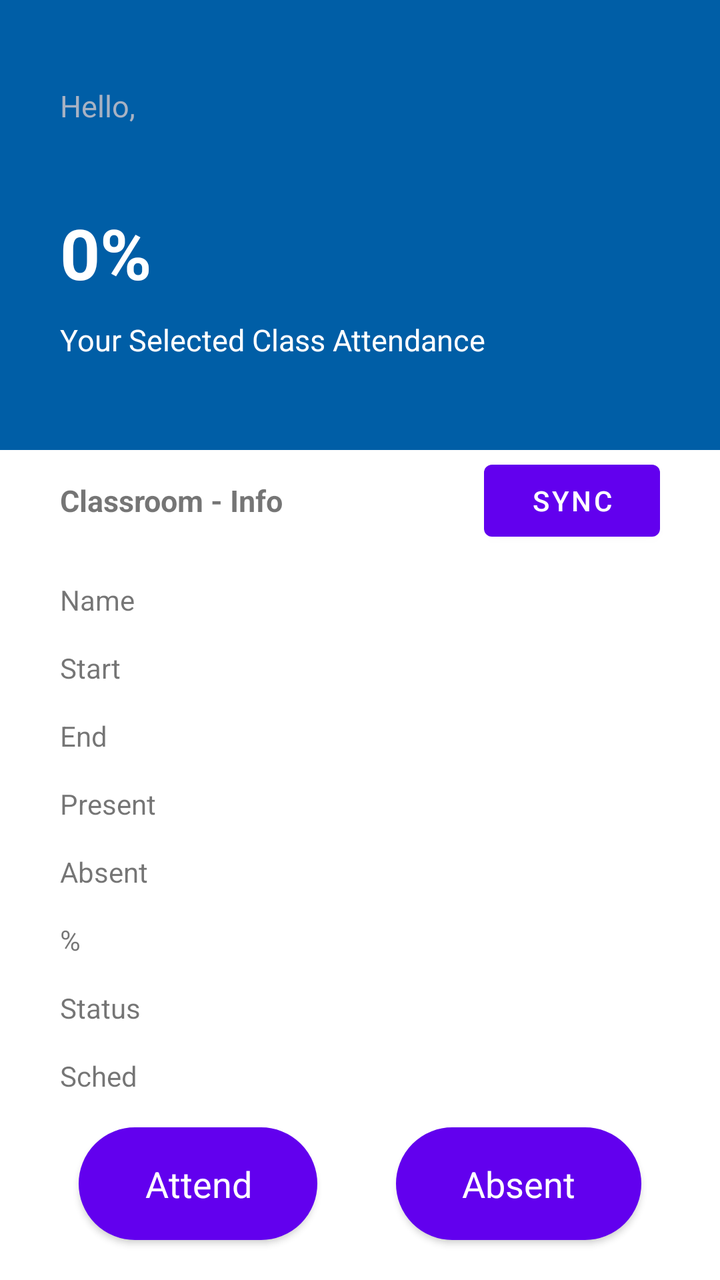
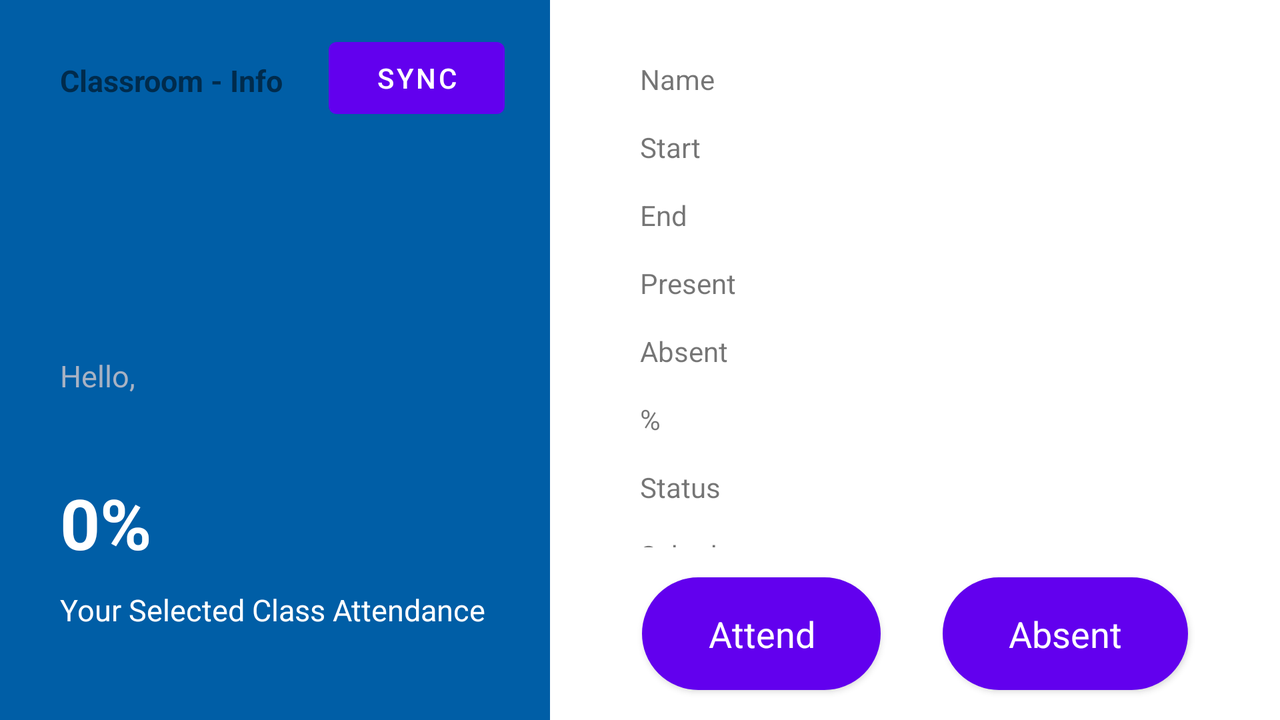

One screen, two layout resources from the same app: the default and the repository's alternative for another configuration. Each is rendered where Android would select it; the XML of both is given below.
<!-- AndroidManifest.xml: application theme Theme.RClass -->
<!-- res/layout/fragment_classroom_info.xml -->
<?xml version="1.0" encoding="utf-8"?>
<androidx.constraintlayout.widget.ConstraintLayout xmlns:android="http://schemas.android.com/apk/res/android"
    xmlns:app="http://schemas.android.com/apk/res-auto"
    xmlns:tools="http://schemas.android.com/tools"
    android:id="@+id/fragmentClassroomInfo"
    android:layout_width="match_parent"
    android:layout_height="match_parent"
    tools:context=".fragment.ClassroomInfoFragment">

    <Button
        android:id="@+id/buttonAttendClass"
        android:layout_width="wrap_content"
        android:layout_height="wrap_content"
        android:layout_marginBottom="20dp"
        android:background="@drawable/rounded_corner_button"
        android:onClick="onButtonAttendClassClicked"
        android:paddingLeft="33dp"
        android:paddingTop="10dp"
        android:paddingRight="33dp"
        android:paddingBottom="10dp"
        android:text="@string/attend_this_class"
        android:textAppearance="@style/TextAppearance.AppCompat.Medium"
        android:textColor="@color/white"
        app:layout_constraintBottom_toBottomOf="parent"
        app:layout_constraintEnd_toStartOf="@+id/buttonAbsentClass"
        app:layout_constraintHorizontal_bias="0.5"
        app:layout_constraintStart_toStartOf="parent" />

    <TextView
        android:id="@+id/textViewFormatExampleTitle3"
        android:layout_width="wrap_content"
        android:layout_height="wrap_content"
        android:layout_marginStart="30dp"
        android:layout_marginTop="15dp"
        android:text="@string/title_fragment_classroom_info"
        android:textAlignment="viewStart"
        android:textSize="15sp"
        android:textStyle="normal|bold"
        app:layout_constraintStart_toStartOf="parent"
        app:layout_constraintTop_toBottomOf="@+id/constraintLayoutHeaderDashboard" />

    <Button
        android:id="@+id/buttonAbsentClass"
        android:layout_width="wrap_content"
        android:layout_height="wrap_content"
        android:layout_marginBottom="20dp"
        android:background="@drawable/rounded_corner_button"
        android:onClick="onButtonAbsentClassClicked"
        android:paddingLeft="33dp"
        android:paddingTop="10dp"
        android:paddingRight="33dp"
        android:paddingBottom="10dp"
        android:text="@string/absent_this_class"
        android:textAppearance="@style/TextAppearance.AppCompat.Medium"
        android:textColor="@color/white"
        app:layout_constraintBottom_toBottomOf="parent"
        app:layout_constraintEnd_toEndOf="parent"
        app:layout_constraintHorizontal_bias="0.5"
        app:layout_constraintStart_toEndOf="@+id/buttonAttendClass" />

    <androidx.constraintlayout.widget.ConstraintLayout
        android:id="@+id/constraintLayoutHeaderDashboard"
        android:layout_width="match_parent"
        android:layout_height="225dp"
        android:background="@color/dark_blue"
        app:layout_constraintEnd_toEndOf="parent"
        app:layout_constraintStart_toStartOf="parent"
        app:layout_constraintTop_toTopOf="parent">

        <TextView
            android:id="@+id/textViewHeaderHello"
            android:layout_width="wrap_content"
            android:layout_height="wrap_content"
            android:layout_marginStart="30dp"
            android:layout_marginBottom="40dp"
            android:text="@string/hello"
            android:textColor="@color/fade_gray"
            android:textSize="15sp"
            app:layout_constraintBottom_toTopOf="@+id/textViewHeaderPercentage"
            app:layout_constraintStart_toStartOf="parent" />

        <TextView
            android:id="@+id/textViewHeaderUsername"
            android:layout_width="wrap_content"
            android:layout_height="wrap_content"
            android:layout_marginBottom="40dp"
            android:textColor="@color/fade_gray"
            android:textSize="15sp"
            android:textStyle="bold"
            app:layout_constraintBottom_toTopOf="@+id/textViewHeaderPercentage"
            app:layout_constraintStart_toEndOf="@+id/textViewHeaderHello" />

        <TextView
            android:id="@+id/textViewHeaderTitle"
            android:layout_width="wrap_content"
            android:layout_height="wrap_content"
            android:layout_marginStart="30dp"
            android:layout_marginBottom="45dp"
            android:text="@string/header_title_selected"
            android:textColor="@color/white"
            android:textSize="15sp"
            app:layout_constraintBottom_toBottomOf="parent"
            app:layout_constraintStart_toStartOf="parent" />

        <TextView
            android:id="@+id/textViewHeaderPercentage"
            android:layout_width="wrap_content"
            android:layout_height="wrap_content"
            android:layout_marginStart="30dp"
            android:layout_marginBottom="10dp"
            android:text="@string/header_percentage"
            android:textColor="@color/white"
            android:textSize="35sp"
            android:textStyle="bold"
            app:layout_constraintBottom_toTopOf="@+id/textViewHeaderTitle"
            app:layout_constraintStart_toStartOf="parent" />
    </androidx.constraintlayout.widget.ConstraintLayout>

    <androidx.constraintlayout.widget.ConstraintLayout
        android:id="@+id/constraintLayoutClassroomInfo"
        android:layout_width="match_parent"
        android:layout_height="0dp"
        android:layout_marginTop="15dp"
        android:layout_marginBottom="20dp"
        app:layout_constraintBottom_toTopOf="@+id/buttonAbsentClass"
        app:layout_constraintTop_toBottomOf="@+id/textViewFormatExampleTitle3"
        app:layout_constraintVertical_bias="1.0"
        tools:layout_editor_absoluteX="115dp">

        <TextView
            android:id="@+id/textViewValuePercentage"
            android:layout_width="wrap_content"
            android:layout_height="wrap_content"
            android:layout_marginTop="15dp"
            android:layout_marginEnd="30dp"
            android:textStyle="bold"
            app:layout_constraintEnd_toEndOf="parent"
            app:layout_constraintTop_toBottomOf="@+id/textViewValueAbsent" />

        <TextView
            android:id="@+id/textViewValueToday"
            android:layout_width="wrap_content"
            android:layout_height="wrap_content"
            android:layout_marginTop="15dp"
            android:layout_marginEnd="30dp"
            android:textStyle="bold"
            app:layout_constraintEnd_toEndOf="parent"
            app:layout_constraintTop_toBottomOf="@+id/textViewValuePercentage" />

        <TextView
            android:id="@+id/textViewValueSchedule"
            android:layout_width="wrap_content"
            android:layout_height="wrap_content"
            android:layout_marginTop="15dp"
            android:layout_marginEnd="30dp"
            android:textSize="10sp"
            android:textStyle="bold"
            app:layout_constraintEnd_toEndOf="parent"
            app:layout_constraintTop_toBottomOf="@+id/textViewValueToday" />

        <TextView
            android:id="@+id/textViewValuePresent"
            android:layout_width="wrap_content"
            android:layout_height="wrap_content"
            android:layout_marginTop="15dp"
            android:layout_marginEnd="30dp"
            android:textStyle="bold"
            app:layout_constraintEnd_toEndOf="parent"
            app:layout_constraintTop_toBottomOf="@+id/textViewValueEndDate" />

        <TextView
            android:id="@+id/textViewValueAbsent"
            android:layout_width="wrap_content"
            android:layout_height="wrap_content"
            android:layout_marginTop="15dp"
            android:layout_marginEnd="30dp"
            android:textStyle="bold"
            app:layout_constraintEnd_toEndOf="parent"
            app:layout_constraintTop_toBottomOf="@+id/textViewValuePresent" />

        <TextView
            android:id="@+id/textViewValueEndDate"
            android:layout_width="wrap_content"
            android:layout_height="wrap_content"
            android:layout_marginTop="15dp"
            android:layout_marginEnd="30dp"
            android:textStyle="bold"
            app:layout_constraintEnd_toEndOf="parent"
            app:layout_constraintTop_toBottomOf="@+id/textViewValueStartDate" />

        <TextView
            android:id="@+id/textViewValueStartDate"
            android:layout_width="wrap_content"
            android:layout_height="wrap_content"
            android:layout_marginTop="15dp"
            android:layout_marginEnd="30dp"
            android:textStyle="bold"
            app:layout_constraintEnd_toEndOf="parent"
            app:layout_constraintTop_toBottomOf="@+id/textViewValueName" />

        <TextView
            android:id="@+id/textViewLabelName"
            android:layout_width="wrap_content"
            android:layout_height="wrap_content"
            android:layout_marginStart="30dp"
            android:layout_marginTop="15dp"
            android:text="@string/label_classroom_name"
            app:layout_constraintStart_toStartOf="parent"
            app:layout_constraintTop_toTopOf="parent" />

        <TextView
            android:id="@+id/textViewLabelStartDate"
            android:layout_width="wrap_content"
            android:layout_height="wrap_content"
            android:layout_marginStart="30dp"
            android:layout_marginTop="15dp"
            android:text="@string/label_classroom_start_date"
            app:layout_constraintStart_toStartOf="parent"
            app:layout_constraintTop_toBottomOf="@+id/textViewLabelName" />

        <TextView
            android:id="@+id/textViewLabelEndDate"
            android:layout_width="wrap_content"
            android:layout_height="wrap_content"
            android:layout_marginStart="30dp"
            android:layout_marginTop="15dp"
            android:text="@string/label_classroom_end_date"
            app:layout_constraintStart_toStartOf="parent"
            app:layout_constraintTop_toBottomOf="@+id/textViewLabelStartDate" />

        <TextView
            android:id="@+id/textViewLabelPresent"
            android:layout_width="wrap_content"
            android:layout_height="wrap_content"
            android:layout_marginStart="30dp"
            android:layout_marginTop="15dp"
            android:text="@string/label_classroom_present"
            app:layout_constraintStart_toStartOf="parent"
            app:layout_constraintTop_toBottomOf="@+id/textViewLabelEndDate" />

        <TextView
            android:id="@+id/textViewLabelAbsent"
            android:layout_width="wrap_content"
            android:layout_height="wrap_content"
            android:layout_marginStart="30dp"
            android:layout_marginTop="15dp"
            android:text="@string/label_classroom_absent"
            app:layout_constraintStart_toStartOf="parent"
            app:layout_constraintTop_toBottomOf="@+id/textViewLabelPresent" />

        <TextView
            android:id="@+id/textViewLabelPercentage"
            android:layout_width="wrap_content"
            android:layout_height="wrap_content"
            android:layout_marginStart="30dp"
            android:layout_marginTop="15dp"
            android:text="@string/label_classroom_percentage"
            app:layout_constraintStart_toStartOf="parent"
            app:layout_constraintTop_toBottomOf="@+id/textViewLabelAbsent" />

        <TextView
            android:id="@+id/textViewLabelToday"
            android:layout_width="wrap_content"
            android:layout_height="wrap_content"
            android:layout_marginStart="30dp"
            android:layout_marginTop="15dp"
            android:text="@string/label_classroom_today"
            app:layout_constraintStart_toStartOf="parent"
            app:layout_constraintTop_toBottomOf="@+id/textViewLabelPercentage" />

        <TextView
            android:id="@+id/textViewLabelSchedule"
            android:layout_width="wrap_content"
            android:layout_height="wrap_content"
            android:layout_marginStart="30dp"
            android:layout_marginTop="15dp"
            android:text="@string/label_classroom_schedule"
            app:layout_constraintStart_toStartOf="parent"
            app:layout_constraintTop_toBottomOf="@+id/textViewLabelToday" />

        <TextView
            android:id="@+id/textViewValueName"
            android:layout_width="wrap_content"
            android:layout_height="wrap_content"
            android:layout_marginTop="15dp"
            android:layout_marginEnd="30dp"
            android:textStyle="bold"
            app:layout_constraintEnd_toEndOf="parent"
            app:layout_constraintTop_toTopOf="parent" />

    </androidx.constraintlayout.widget.ConstraintLayout>

    <Button
        android:id="@+id/buttonSyncWithCalendar"
        android:layout_width="wrap_content"
        android:layout_height="wrap_content"
        android:layout_marginEnd="30dp"
        android:text="@string/sync"
        app:layout_constraintBottom_toTopOf="@+id/constraintLayoutClassroomInfo"
        app:layout_constraintEnd_toEndOf="parent"
        app:layout_constraintTop_toBottomOf="@+id/constraintLayoutHeaderDashboard" />

</androidx.constraintlayout.widget.ConstraintLayout>
<!-- resources referenced by this layout -->
<resources>
  <color name="dark_blue">#FF005EA6</color>
  <color name="fade_gray">#FFA8B2C3</color>
  <color name="white">#FFFFFFFF</color>
  <!-- drawable rounded_corner_button (drawable-v24) -->
  <shape xmlns:android="http://schemas.android.com/apk/res/android">
      <stroke
          android:width="1dp"
          android:color="#243656" />
  
      <solid android:color="#fff" />
  
      <corners
          android:radius="5dp"
          android:topRightRadius="100dp"
          android:topLeftRadius="100dp"
          android:bottomRightRadius="100dp"
          android:bottomLeftRadius="100dp"
          />
  
  </shape>
  <string name="absent_this_class">Absent</string>
  <string name="attend_this_class">Attend</string>
  <string name="header_percentage">0%</string>
  <string name="header_title_selected">Your Selected Class Attendance</string>
  <string name="hello">Hello,  </string>
  <string name="label_classroom_absent">Absent</string>
  <string name="label_classroom_end_date">End</string>
  <string name="label_classroom_name">Name</string>
  <string name="label_classroom_percentage">%</string>
  <string name="label_classroom_present">Present</string>
  <string name="label_classroom_schedule">Sched</string>
  <string name="label_classroom_start_date">Start</string>
  <string name="label_classroom_today">Status</string>
  <string name="sync">Sync</string>
  <string name="title_fragment_classroom_info">Classroom - Info</string>
  <style name="Theme.RClass" parent="Theme.MaterialComponents.DayNight.DarkActionBar">
          
          <item name="colorPrimary">@color/purple_500</item>
          <item name="colorPrimaryVariant">@color/purple_700</item>
          <item name="colorOnPrimary">@color/white</item>
          
          <item name="colorSecondary">@color/teal_200</item>
          <item name="colorSecondaryVariant">@color/teal_700</item>
          <item name="colorOnSecondary">@color/black</item>
          
          <item name="android:statusBarColor" tools:targetApi="l">?attr/colorPrimaryVariant</item>
          
      </style>
  <color name="purple_500">#FF6200EE</color>
  <color name="purple_700">#FF3700B3</color>
  <color name="teal_200">#FF03DAC5</color>
  <color name="teal_700">#FF018786</color>
  <color name="black">#FF000000</color>
</resources>
<!-- res/layout-land/fragment_classroom_info.xml (the repository's variant of the layout above) -->
<!-- drawn on the phone turned sideways -->
<?xml version="1.0" encoding="utf-8"?>
<androidx.constraintlayout.widget.ConstraintLayout xmlns:android="http://schemas.android.com/apk/res/android"
    xmlns:app="http://schemas.android.com/apk/res-auto"
    xmlns:tools="http://schemas.android.com/tools"
    android:id="@+id/fragmentClassroomInfo"
    android:layout_width="match_parent"
    android:layout_height="match_parent"
    tools:context=".fragment.ClassroomInfoFragment">

    <Button
        android:id="@+id/buttonAttendClass"
        android:layout_width="wrap_content"
        android:layout_height="wrap_content"
        android:layout_marginStart="15dp"
        android:layout_marginBottom="15dp"
        android:background="@drawable/rounded_corner_button"
        android:onClick="onButtonAttendClassClicked"
        android:paddingLeft="33dp"
        android:paddingTop="10dp"
        android:paddingRight="33dp"
        android:paddingBottom="10dp"
        android:text="@string/attend_this_class"
        android:textAppearance="@style/TextAppearance.AppCompat.Medium"
        android:textColor="@color/white"
        app:layout_constraintBottom_toBottomOf="parent"
        app:layout_constraintEnd_toStartOf="@+id/buttonAbsentClass"
        app:layout_constraintHorizontal_bias="0.5"
        app:layout_constraintStart_toEndOf="@+id/constraintLayoutHeaderDashboard" />

    <Button
        android:id="@+id/buttonAbsentClass"
        android:layout_width="wrap_content"
        android:layout_height="wrap_content"
        android:layout_marginEnd="15dp"
        android:layout_marginBottom="15dp"
        android:background="@drawable/rounded_corner_button"
        android:onClick="onButtonAbsentClassClicked"
        android:paddingLeft="33dp"
        android:paddingTop="10dp"
        android:paddingRight="33dp"
        android:paddingBottom="10dp"
        android:text="@string/absent_this_class"
        android:textAppearance="@style/TextAppearance.AppCompat.Medium"
        android:textColor="@color/white"
        app:layout_constraintBottom_toBottomOf="parent"
        app:layout_constraintEnd_toEndOf="parent"
        app:layout_constraintHorizontal_bias="0.5"
        app:layout_constraintStart_toEndOf="@+id/buttonAttendClass" />

    <androidx.constraintlayout.widget.ConstraintLayout
        android:id="@+id/constraintLayoutHeaderDashboard"
        android:layout_width="275dp"
        android:layout_height="fill_parent"
        android:background="@color/dark_blue"
        app:layout_constraintStart_toStartOf="parent"
        app:layout_constraintTop_toTopOf="parent">

        <TextView
            android:id="@+id/textViewHeaderHello"
            android:layout_width="wrap_content"
            android:layout_height="wrap_content"
            android:layout_marginStart="30dp"
            android:layout_marginBottom="40dp"
            android:text="@string/hello"
            android:textColor="@color/fade_gray"
            android:textSize="15sp"
            app:layout_constraintBottom_toTopOf="@+id/textViewHeaderPercentage"
            app:layout_constraintStart_toStartOf="parent" />

        <TextView
            android:id="@+id/textViewHeaderUsername"
            android:layout_width="wrap_content"
            android:layout_height="wrap_content"
            android:layout_marginBottom="40dp"
            android:textColor="@color/fade_gray"
            android:textSize="15sp"
            android:textStyle="bold"
            app:layout_constraintBottom_toTopOf="@+id/textViewHeaderPercentage"
            app:layout_constraintStart_toEndOf="@+id/textViewHeaderHello" />

        <TextView
            android:id="@+id/textViewHeaderTitle"
            android:layout_width="wrap_content"
            android:layout_height="wrap_content"
            android:layout_marginStart="30dp"
            android:layout_marginBottom="45dp"
            android:text="@string/header_title_selected"
            android:textColor="@color/white"
            android:textSize="15sp"
            app:layout_constraintBottom_toBottomOf="parent"
            app:layout_constraintStart_toStartOf="parent" />

        <TextView
            android:id="@+id/textViewHeaderPercentage"
            android:layout_width="wrap_content"
            android:layout_height="wrap_content"
            android:layout_marginStart="30dp"
            android:layout_marginBottom="10dp"
            android:text="@string/header_percentage"
            android:textColor="@color/white"
            android:textSize="35sp"
            android:textStyle="bold"
            app:layout_constraintBottom_toTopOf="@+id/textViewHeaderTitle"
            app:layout_constraintStart_toStartOf="parent" />

        <TextView
            android:id="@+id/textViewFormatExampleTitle3"
            android:layout_width="wrap_content"
            android:layout_height="wrap_content"
            android:layout_marginStart="30dp"
            android:layout_marginTop="30dp"
            android:text="@string/title_fragment_classroom_info"
            android:textAlignment="viewStart"
            android:textSize="15sp"
            android:textStyle="normal|bold"
            app:layout_constraintStart_toStartOf="parent"
            app:layout_constraintTop_toTopOf="parent" />

        <Button
            android:id="@+id/buttonSyncWithCalendar"
            android:layout_width="wrap_content"
            android:layout_height="wrap_content"
            android:layout_marginTop="15dp"
            android:text="@string/sync"
            app:layout_constraintEnd_toEndOf="parent"
            app:layout_constraintStart_toEndOf="@+id/textViewFormatExampleTitle3"
            app:layout_constraintTop_toTopOf="parent" />
    </androidx.constraintlayout.widget.ConstraintLayout>

    <androidx.constraintlayout.widget.ConstraintLayout
        android:id="@+id/constraintLayoutClassroomInfo"
        android:layout_width="0dp"
        android:layout_height="0dp"
        android:layout_marginStart="15dp"
        android:layout_marginTop="15dp"
        android:layout_marginEnd="15dp"
        android:layout_marginBottom="15dp"
        app:layout_constraintBottom_toTopOf="@+id/buttonAttendClass"
        app:layout_constraintEnd_toEndOf="parent"
        app:layout_constraintStart_toEndOf="@+id/constraintLayoutHeaderDashboard"
        app:layout_constraintTop_toTopOf="parent">

        <TextView
            android:id="@+id/textViewValuePercentage"
            android:layout_width="wrap_content"
            android:layout_height="wrap_content"
            android:layout_marginTop="15dp"
            android:layout_marginEnd="30dp"
            android:textStyle="bold"
            app:layout_constraintEnd_toEndOf="parent"
            app:layout_constraintTop_toBottomOf="@+id/textViewValueAbsent" />

        <TextView
            android:id="@+id/textViewValueToday"
            android:layout_width="wrap_content"
            android:layout_height="wrap_content"
            android:layout_marginTop="15dp"
            android:layout_marginEnd="30dp"
            android:textStyle="bold"
            app:layout_constraintEnd_toEndOf="parent"
            app:layout_constraintTop_toBottomOf="@+id/textViewValuePercentage" />

        <TextView
            android:id="@+id/textViewValueSchedule"
            android:layout_width="wrap_content"
            android:layout_height="wrap_content"
            android:layout_marginTop="15dp"
            android:layout_marginEnd="30dp"
            android:textSize="10sp"
            android:textStyle="bold"
            app:layout_constraintEnd_toEndOf="parent"
            app:layout_constraintTop_toBottomOf="@+id/textViewValueToday" />

        <TextView
            android:id="@+id/textViewValuePresent"
            android:layout_width="wrap_content"
            android:layout_height="wrap_content"
            android:layout_marginTop="15dp"
            android:layout_marginEnd="30dp"
            android:textStyle="bold"
            app:layout_constraintEnd_toEndOf="parent"
            app:layout_constraintTop_toBottomOf="@+id/textViewValueEndDate" />

        <TextView
            android:id="@+id/textViewValueAbsent"
            android:layout_width="wrap_content"
            android:layout_height="wrap_content"
            android:layout_marginTop="15dp"
            android:layout_marginEnd="30dp"
            android:textStyle="bold"
            app:layout_constraintEnd_toEndOf="parent"
            app:layout_constraintTop_toBottomOf="@+id/textViewValuePresent" />

        <TextView
            android:id="@+id/textViewValueEndDate"
            android:layout_width="wrap_content"
            android:layout_height="wrap_content"
            android:layout_marginTop="15dp"
            android:layout_marginEnd="30dp"
            android:textStyle="bold"
            app:layout_constraintEnd_toEndOf="parent"
            app:layout_constraintTop_toBottomOf="@+id/textViewValueStartDate" />

        <TextView
            android:id="@+id/textViewValueStartDate"
            android:layout_width="wrap_content"
            android:layout_height="wrap_content"
            android:layout_marginTop="15dp"
            android:layout_marginEnd="30dp"
            android:textStyle="bold"
            app:layout_constraintEnd_toEndOf="parent"
            app:layout_constraintTop_toBottomOf="@+id/textViewValueName" />

        <TextView
            android:id="@+id/textViewLabelName"
            android:layout_width="wrap_content"
            android:layout_height="wrap_content"
            android:layout_marginStart="30dp"
            android:layout_marginTop="15dp"
            android:text="@string/label_classroom_name"
            app:layout_constraintStart_toStartOf="parent"
            app:layout_constraintTop_toTopOf="parent" />

        <TextView
            android:id="@+id/textViewLabelStartDate"
            android:layout_width="wrap_content"
            android:layout_height="wrap_content"
            android:layout_marginStart="30dp"
            android:layout_marginTop="15dp"
            android:text="@string/label_classroom_start_date"
            app:layout_constraintStart_toStartOf="parent"
            app:layout_constraintTop_toBottomOf="@+id/textViewLabelName" />

        <TextView
            android:id="@+id/textViewLabelEndDate"
            android:layout_width="wrap_content"
            android:layout_height="wrap_content"
            android:layout_marginStart="30dp"
            android:layout_marginTop="15dp"
            android:text="@string/label_classroom_end_date"
            app:layout_constraintStart_toStartOf="parent"
            app:layout_constraintTop_toBottomOf="@+id/textViewLabelStartDate" />

        <TextView
            android:id="@+id/textViewLabelPresent"
            android:layout_width="wrap_content"
            android:layout_height="wrap_content"
            android:layout_marginStart="30dp"
            android:layout_marginTop="15dp"
            android:text="@string/label_classroom_present"
            app:layout_constraintStart_toStartOf="parent"
            app:layout_constraintTop_toBottomOf="@+id/textViewLabelEndDate" />

        <TextView
            android:id="@+id/textViewLabelAbsent"
            android:layout_width="wrap_content"
            android:layout_height="wrap_content"
            android:layout_marginStart="30dp"
            android:layout_marginTop="15dp"
            android:text="@string/label_classroom_absent"
            app:layout_constraintStart_toStartOf="parent"
            app:layout_constraintTop_toBottomOf="@+id/textViewLabelPresent" />

        <TextView
            android:id="@+id/textViewLabelPercentage"
            android:layout_width="wrap_content"
            android:layout_height="wrap_content"
            android:layout_marginStart="30dp"
            android:layout_marginTop="15dp"
            android:text="@string/label_classroom_percentage"
            app:layout_constraintStart_toStartOf="parent"
            app:layout_constraintTop_toBottomOf="@+id/textViewLabelAbsent" />

        <TextView
            android:id="@+id/textViewLabelToday"
            android:layout_width="wrap_content"
            android:layout_height="wrap_content"
            android:layout_marginStart="30dp"
            android:layout_marginTop="15dp"
            android:text="@string/label_classroom_today"
            app:layout_constraintStart_toStartOf="parent"
            app:layout_constraintTop_toBottomOf="@+id/textViewLabelPercentage" />

        <TextView
            android:id="@+id/textViewLabelSchedule"
            android:layout_width="wrap_content"
            android:layout_height="wrap_content"
            android:layout_marginStart="30dp"
            android:layout_marginTop="15dp"
            android:text="@string/label_classroom_schedule"
            app:layout_constraintStart_toStartOf="parent"
            app:layout_constraintTop_toBottomOf="@+id/textViewLabelToday" />

        <TextView
            android:id="@+id/textViewValueName"
            android:layout_width="wrap_content"
            android:layout_height="wrap_content"
            android:layout_marginTop="15dp"
            android:layout_marginEnd="30dp"
            android:textStyle="bold"
            app:layout_constraintEnd_toEndOf="parent"
            app:layout_constraintTop_toTopOf="parent" />

    </androidx.constraintlayout.widget.ConstraintLayout>

</androidx.constraintlayout.widget.ConstraintLayout>
